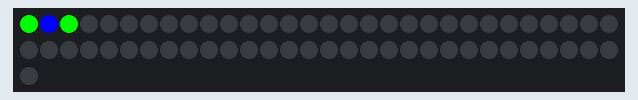
This sketch was run on a simulated Arduino Uno, built for the host (arithmetic inside an expression is 32-bit, double 64-bit). Shown: 61 RGB LEDs in strip order, left to right, continuing on the next row. Colours are those a GRB WS2812 strip shows for the declared byte order.

Above: at 0.1 s.
At 2.55 s:
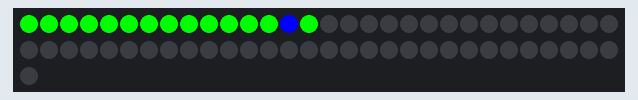
At 4.99 s:
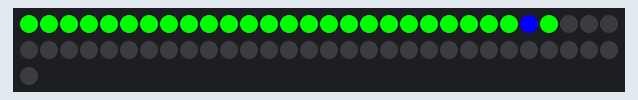
At 7.44 s:
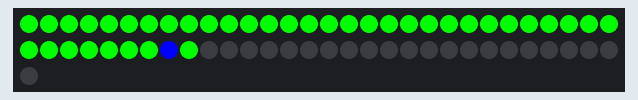
At 10.09 s:
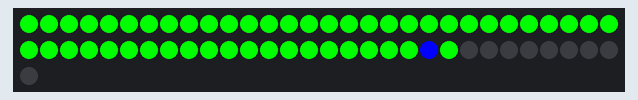
At 23.99 s:
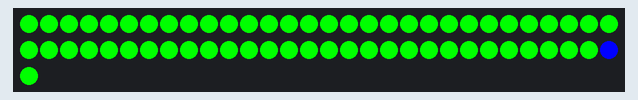

The sketch:

eyeSeeBlue.ino
```cpp
#include <FastLED.h>

// How many leds in your strip?
#define NUM_LEDS 61

// For led chips like WS2812, which have a data line, ground, and power, you just
// need to define DATA_PIN.  For led chipsets that are SPI based (four wires - data, clock,
// ground, and power), like the LPD8806 define both DATA_PIN and CLOCK_PIN
// Clock pin only needed for SPI based chipsets when not using hardware SPI
#define DATA_PIN 1
//#define CLOCK_PIN 4

// Define the array of leds
CRGB leds[NUM_LEDS];

void setup() {
  // Uncomment/edit one of the following lines for your leds arrangement.
  // ## Clockless types ##
  // FastLED.addLeds<NEOPIXEL, DATA_PIN>(leds, NUM_LEDS);  // GRB ordering is assumed
  // FastLED.addLeds<SM16703, DATA_PIN, RGB>(leds, NUM_LEDS);
  // FastLED.addLeds<TM1829, DATA_PIN, RGB>(leds, NUM_LEDS);
  // FastLED.addLeds<TM1812, DATA_PIN, RGB>(leds, NUM_LEDS);
  // FastLED.addLeds<TM1809, DATA_PIN, RGB>(leds, NUM_LEDS);
  // FastLED.addLeds<TM1804, DATA_PIN, RGB>(leds, NUM_LEDS);
  // FastLED.addLeds<TM1803, DATA_PIN, RGB>(leds, NUM_LEDS);
  // FastLED.addLeds<UCS1903, DATA_PIN, RGB>(leds, NUM_LEDS);
  // FastLED.addLeds<UCS1903B, DATA_PIN, RGB>(leds, NUM_LEDS);
  // FastLED.addLeds<UCS1904, DATA_PIN, RGB>(leds, NUM_LEDS);
  // FastLED.addLeds<UCS2903, DATA_PIN, RGB>(leds, NUM_LEDS);
  // FastLED.addLeds<WS2812, DATA_PIN, RGB>(leds, NUM_LEDS);  // GRB ordering is typical
  // FastLED.addLeds<WS2852, DATA_PIN, RGB>(leds, NUM_LEDS);  // GRB ordering is typical
  FastLED.addLeds<WS2812B, DATA_PIN, RGB>(leds, NUM_LEDS);  // GRB ordering is typical
  // FastLED.addLeds<GS1903, DATA_PIN, RGB>(leds, NUM_LEDS);
  // FastLED.addLeds<SK6812, DATA_PIN, RGB>(leds, NUM_LEDS);  // GRB ordering is typical
  // FastLED.addLeds<SK6822, DATA_PIN, RGB>(leds, NUM_LEDS);
  // FastLED.addLeds<APA106, DATA_PIN, RGB>(leds, NUM_LEDS);
  // FastLED.addLeds<PL9823, DATA_PIN, RGB>(leds, NUM_LEDS);
  // FastLED.addLeds<SK6822, DATA_PIN, RGB>(leds, NUM_LEDS);
  // FastLED.addLeds<WS2811, DATA_PIN, RGB>(leds, NUM_LEDS);
  // FastLED.addLeds<WS2813, DATA_PIN, RGB>(leds, NUM_LEDS);
  // FastLED.addLeds<APA104, DATA_PIN, RGB>(leds, NUM_LEDS);
  // FastLED.addLeds<WS2811_400, DATA_PIN, RGB>(leds, NUM_LEDS);
  // FastLED.addLeds<GE8822, DATA_PIN, RGB>(leds, NUM_LEDS);
  // FastLED.addLeds<GW6205, DATA_PIN, RGB>(leds, NUM_LEDS);
  // FastLED.addLeds<GW6205_400, DATA_PIN, RGB>(leds, NUM_LEDS);
  // FastLED.addLeds<LPD1886, DATA_PIN, RGB>(leds, NUM_LEDS);
  // FastLED.addLeds<LPD1886_8BIT, DATA_PIN, RGB>(leds, NUM_LEDS);
  // ## Clocked (SPI) types ##
  // FastLED.addLeds<LPD6803, DATA_PIN, CLOCK_PIN, RGB>(leds, NUM_LEDS);  // GRB ordering is typical
  // FastLED.addLeds<LPD8806, DATA_PIN, CLOCK_PIN, RGB>(leds, NUM_LEDS);  // GRB ordering is typical
  // FastLED.addLeds<WS2801, DATA_PIN, CLOCK_PIN, RGB>(leds, NUM_LEDS);
  // FastLED.addLeds<WS2803, DATA_PIN, CLOCK_PIN, RGB>(leds, NUM_LEDS);
  // FastLED.addLeds<SM16716, DATA_PIN, CLOCK_PIN, RGB>(leds, NUM_LEDS);
  // FastLED.addLeds<P9813, DATA_PIN, CLOCK_PIN, RGB>(leds, NUM_LEDS);  // BGR ordering is typical
  // FastLED.addLeds<DOTSTAR, DATA_PIN, CLOCK_PIN, RGB>(leds, NUM_LEDS);  // BGR ordering is typical
  // FastLED.addLeds<APA102, DATA_PIN, CLOCK_PIN, RGB>(leds, NUM_LEDS);  // BGR ordering is typical
  // FastLED.addLeds<SK9822, DATA_PIN, CLOCK_PIN, RGB>(leds, NUM_LEDS);  // BGR ordering is typical
}

int counter = 0;
void loop() {
  // Turn the LED on, then pause
  leds[counter] = CRGB::Red;
  leds[counter + 1] = CRGB::Blue;
  leds[counter + 2] = CRGB::Red;
  FastLED.show();
  delay(100);
  // Now turn the LED off, then pause
  leds[counter] = CRGB::Red;
  leds[counter + 1] = CRGB::Blue;
  leds[counter + 2] = CRGB::Red;
  FastLED.show();
  counter += 1;
  if (counter > NUM_LEDS) {
    counter = 0;
  }
  delay(100);
}
```
